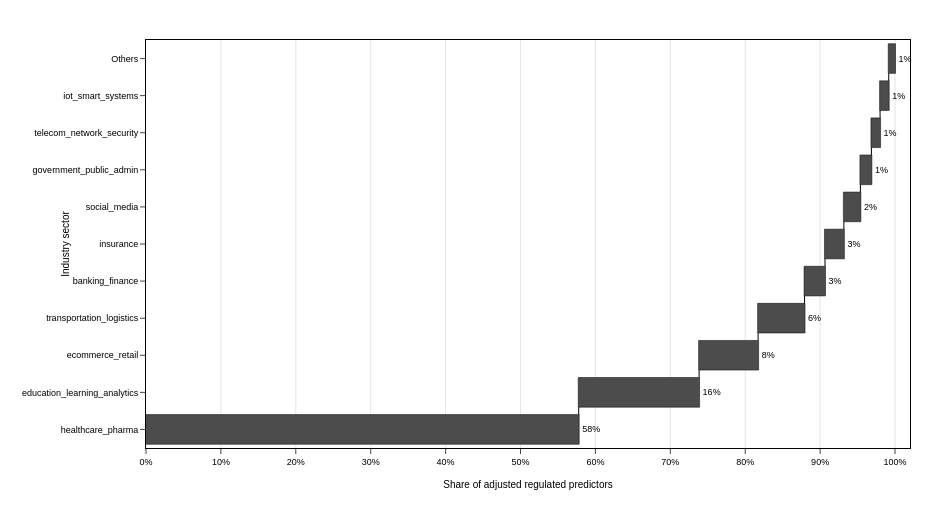

Notebook code for this chart:
### Markdown cell above
### Figure 3
Industry share of adjusted regulated predictors. Top ten industry sectors are shown; remaining sectors are grouped as Others. Shares are computed from purity-adjusted counts.

### Code cell
use_cfg("fig3")
# ==============================
# Data checks and prep
# ==============================
req = {"confidence", "domain"}
missing = req - set(merged_df.columns)
assert not missing, f"Missing required columns: {sorted(missing)}"

f3 = merged_df.loc[merged_df["confidence"] == "High"].copy()

domain_counts = (
    f3["domain"]
      .value_counts()
      .rename_axis("domain")
      .reset_index(name="count")
)

adj = domain_counts.assign(
    adj_rate  = GLOBAL_RATE,
    adj_count = lambda d: (d["count"] * d["adj_rate"]).round().astype(int)
)

# Top 10 domains + "Others" bucket
top = adj.sort_values("adj_count", ascending=False).head(10).copy()
overall = int(adj["adj_count"].sum())
others  = overall - int(top["adj_count"].sum())
if others > 0:
    top = pd.concat(
        [top, pd.DataFrame([{"domain": "Others", "adj_rate": GLOBAL_RATE, "adj_count": int(others)}])],
        ignore_index=True
    )

# Shares
top["share"] = top["adj_count"] / overall
top = top.sort_values("share", ascending=False).reset_index(drop=True)

num_cats  = top.shape[0]
height_px = max(500, min(BASE_HEIGHT_PX + num_cats * ROW_PX, 1000))

print(f"Waterfall categories: {num_cats}")
print(f"Figure size: {BASE_WIDTH_PX}×{height_px} px")

# ==============================
# Figure — horizontal cumulative waterfall of shares
# ==============================
fig3 = go.Figure(go.Waterfall(
    orientation="h",
    y=top["domain"],
    x=top["share"],
    measure=["relative"] * len(top),
    connector=dict(line=dict(color="black", width=1)),
    increasing=dict(marker=dict(color=BAR_COLOR, line=dict(color="black", width=0.5))),
    text=[f"{p:.0%}" for p in top["share"]],
    textposition="outside",
    textfont=dict(size=9, color="black"),
    hovertemplate="%{y}: %{x:.1%}<extra></extra>",
    cliponaxis=False,
))

# Layout to match Fig 5/4
fig3.update_layout(
    width=BASE_WIDTH_PX,
    height=height_px,
    font=dict(family="Arial, sans-serif", size=10, color="black"),
    paper_bgcolor="white",
    plot_bgcolor="white",
    showlegend=False,
    margin=dict(l=140, r=40, t=40, b=80),
    template=None,
)

# Axes
fig3.update_xaxes(
    title=dict(text="Share of adjusted regulated predictors", font=dict(size=10, color="black")),
    range=[0, 1.02],
    tickformat=".0%",
    dtick=0.1,
    showgrid=True, gridcolor="#e5e5e5",
    zeroline=False,
    showline=True, linecolor="black", linewidth=1, mirror=True,
    ticks="outside",
    tickfont=dict(size=9, color="black"),
    automargin=True
)
fig3.update_yaxes(
    title=dict(text="Industry sector", font=dict(size=10, color="black")),
    showgrid=False,
    showline=True, linecolor="black", linewidth=1, mirror=True,
    ticks="outside",
    tickfont=dict(size=9, color="black"),
    automargin=True
)

# High-quality export config
config = {
    "toImageButtonOptions": {
        "format": "png",
        "filename": "fig3",
        "height": height_px,
        "width": BASE_WIDTH_PX,
        "scale": EXPORT_SCALE,
    },
    "displayModeBar": True,
    "displaylogo": False,
    "modeBarButtonsToRemove": ["pan2d", "lasso2d", "select2d", "zoom2d"],
}

fig3.show(config=config)

print("="*70)
print("Figure 3 Configuration:")
print(f"  Dimensions: {BASE_WIDTH_PX}×{height_px} px")
print(f"  Export size: {BASE_WIDTH_PX*EXPORT_SCALE}×{height_px*EXPORT_SCALE} px (300 DPI)")
print("  Top 10 domains shown; remainder grouped as 'Others' if present.")
print("="*70)

try:
    fig3.write_image("fig3.png", format="png",
                     width=BASE_WIDTH_PX, height=height_px, scale=EXPORT_SCALE)
    print("✓ Auto-exported fig3.png")
except Exception:
    print("ℹ Use the camera button to download at 300 DPI")

### Figure 1 — Plotly figure (JSON) as saved in the notebook; plotly's stock layout.template omitted (floating-point values rounded to 4 significant figures)
{"data": [{"cliponaxis": false, "connector": {"line": {"color": "black", "width": 1}}, "hovertemplate": "%{y}: %{x:.1%}<extra></extra>", "increasing": {"marker": {"color": "#4C4C4C", "line": {"color": "black", "width": 0.5}}}, "measure": ["relative", "relative", "relative", "relative", "relative", "relative", "relative", "relative", "relative", "relative", "relative"], "orientation": "h", "text": ["58%", "16%", "8%", "6%", "3%", "3%", "2%", "1%", "1%", "1%", "1%"], "textfont": {"color": "black", "size": 9}, "textposition": "outside", "type": "waterfall", "x": [0.5777, 0.1607, 0.07878, 0.06197, 0.02731, 0.02521, 0.02206, 0.01471, 0.01155, 0.01155, 0.008403], "y": ["healthcare_pharma", "education_learning_analytics", "ecommerce_retail", "transportation_logistics", "banking_finance", "insurance", "social_media", "government_public_admin", "telecom_network_security", "iot_smart_systems", "Others"]}], "layout": {"font": {"color": "black", "family": "Arial, sans-serif", "size": 10}, "height": 528, "margin": {"b": 80, "l": 140, "r": 40, "t": 40}, "paper_bgcolor": "white", "plot_bgcolor": "white", "showlegend": false, "width": 950, "xaxis": {"automargin": true, "dtick": 0.1, "gridcolor": "#e5e5e5", "linecolor": "black", "linewidth": 1, "mirror": true, "range": [0, 1.02], "showgrid": true, "showline": true, "tickfont": {"color": "black", "size": 9}, "tickformat": ".0%", "ticks": "outside", "title": {"font": {"color": "black", "size": 10}, "text": "Share of adjusted regulated predictors"}, "zeroline": false}, "yaxis": {"automargin": true, "linecolor": "black", "linewidth": 1, "mirror": true, "showgrid": false, "showline": true, "tickfont": {"color": "black", "size": 9}, "ticks": "outside", "title": {"font": {"color": "black", "size": 10}, "text": "Industry sector"}}}}
